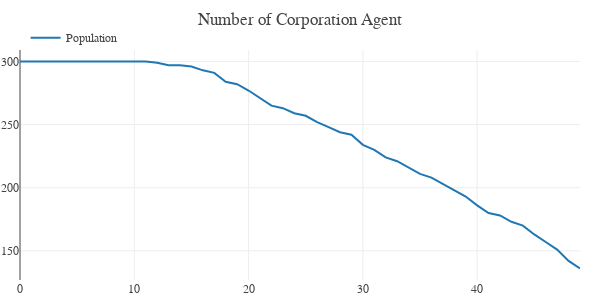

Notebook code cell kept with this figure:
### Markdown cell above
### Number of Agent during Simulation

### Code cell
def plot_agent_population(agent_position_df):

    number_of_agents_df = agent_position_df.groupby(['steps', 'agent_type'])['agent_id'].count().reset_index(name = 'Number of Agents')
    number_of_agents_corps = number_of_agents_df[number_of_agents_df['agent_type'] == 'corps']


    fig = make_subplots(rows=1, cols=1)
    temp = dict(layout=go.Layout(font=dict(family="Franklin Gothic", size = 12)))
    corps = go.Scatter(y = number_of_agents_corps['Number of Agents'], name = 'Population')

    # fig.add_trace(banks)
    fig.add_trace(corps)

    fig.update_layout(template = temp,
                    title_text = 'Number of Corporation Agent',
                    hovermode = 'closest', 
                    margin = dict(l = 20, r = 20, t = 50, b = 20),
                    height = 300, 
                    width = 600, 
                    showlegend = True, 
                    legend = dict(yanchor = "bottom", 
                                    y = 0.99,
                                    xanchor = "left",
                                    x = 0.01))

    return fig


plot_agent_population(agent_position_df)

### Figure 1 — Plotly figure (JSON) as saved in the notebook; plotly's stock layout.template omitted (floating-point values rounded to 4 significant figures)
{"data": [{"name": "Population", "type": "scatter", "y": [300, 300, 300, 300, 300, 300, 300, 300, 300, 300, 300, 300, 299, 297, 297, 296, 293, 291, 284, 282, 277, 271, 265, 263, 259, 257, 252, 248, 244, 242, 234, 230, 224, 221, 216, 211, 208, 203, 198, 193, 186, 180, 178, 173, 170, 163, 157, 151, 142, 136]}], "layout": {"height": 300, "hovermode": "closest", "legend": {"x": 0.01, "xanchor": "left", "y": 0.99, "yanchor": "bottom"}, "margin": {"b": 20, "l": 20, "r": 20, "t": 50}, "showlegend": true, "title": {"text": "Number of Corporation Agent"}, "width": 600, "xaxis": {"anchor": "y", "domain": [0, 1]}, "yaxis": {"anchor": "x", "domain": [0, 1]}}}
